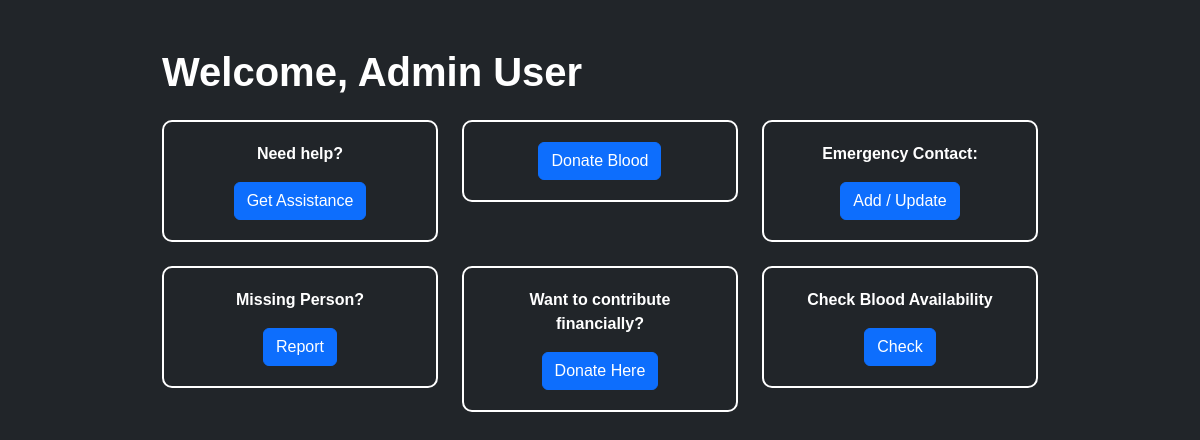
The page /dashboard (signed in) on the database as committed earlier.
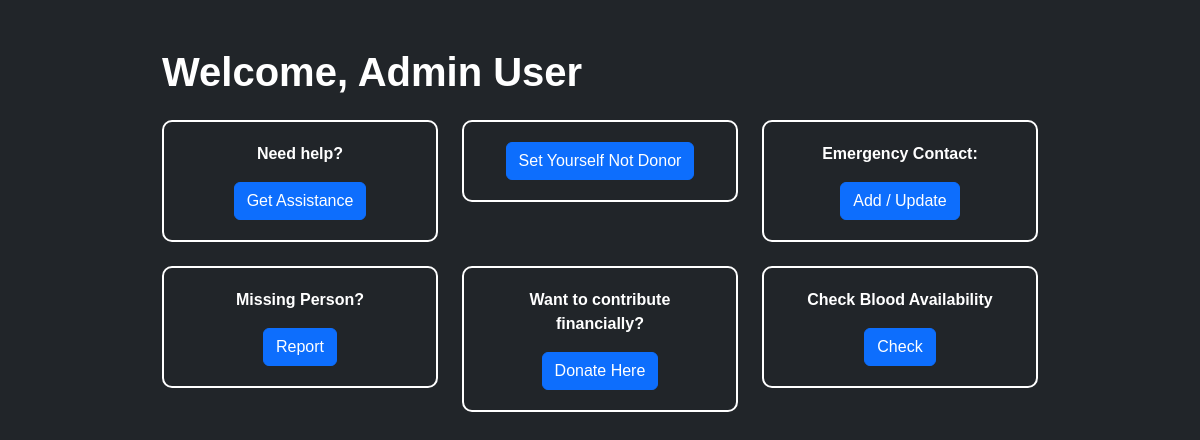
The same page on the database as committed later.
### models/user.py (models this page shows, shortened)
class User(db.Model):
    __tablename__ = 'users'
    id = db.Column(db.Integer, primary_key=True, autoincrement=True)
    username = db.Column(db.String(50), unique=True, nullable=False)
    name = db.Column(db.String(100), nullable=False)
    nid = db.Column(db.String(20), nullable=False)
    date_of_birth = db.Column(db.String(10), nullable=False)
    email = db.Column(db.String(100), unique=True, nullable=False)
    address = db.Column(db.String(200), nullable=False)
    password = db.Column(db.String(100), nullable=False)
    contact = db.Column(db.String(20), nullable=False)
    blood_type = db.Column(db.String(3), nullable=False)
    role = db.Column(db.String(20), default='user', nullable=False)
    blood_donation = db.Column(db.String(6))
    def getInfo(self):
        return {
            'username': self.username,
            'name': self.name,
            'nid': self.nid,
            'date_of_birth': self.date_of_birth,
            'email': self.email,
            'address': self.address,
            'contact': self.contact,
            'blood_type': self.blood_type,
            'blood_donation': self.blood_donation
        }
    @staticmethod
    def getUser(id):
        return User.query.filter_by(id=id).first()

### app.py (the view)
@app.route('/dashboard')
def dashboard():
    if 'user' in session:
        user = User.getUser(session['user'])
        info = user.getInfo()
        return render_template('dash.html', user = user, info=info)
    return redirect(url_for('login'))

### templates/dash.html (shortened to what this page needs)
<!DOCTYPE html>
<html lang="en" data-bs-theme="dark">
<head>
    <link href="https://cdn.jsdelivr.net/npm/bootstrap@5.3.0/dist/css/bootstrap.min.css" rel="stylesheet">
</head>
<body>
    <div class="container container-custom my-5">
        <h1 class="mb-4">Welcome, {{ info['name'] }}</h1>
        <div class="row g-4">
            <div class="col-md-4">
                <div class="box">
                    <p>Need help?</p>
                    <a href="/getassistance" class="btn btn-primary">Get Assistance</a>
                </div>
            </div>
            <div class="col-md-4">
                <div class="box">
                    {% if info["blood_donation"] == "True" %}
                        <a href="/donateblood" class= "btn btn-primary">Set Yourself Not Donor</a>
                    {% else %}
                        <a href="/donateblood" class= "btn btn-primary">Donate Blood</a>
                    {% endif %}
                </div>
            </div>
            <div class="col-md-4">
                <div class="box">
                    <p>Emergency Contact:</p>
                    <a href="/emergencycontact" class="btn btn-primary">Add / Update</a>
                </div>
            </div>
            <div class="col-md-4">
                <div class="box">
                    <p>Missing Person?</p>
                    <a href="/report" class="btn btn-primary">Report</a>
                </div>
            </div>
            <div class="col-md-4">
                <div class="box">
                    <p>Want to contribute financially?</p>
                    <a href="/makedonation" class="btn btn-primary">Donate Here</a>
                </div>
            </div>
            <div class="col-md-4">
                <div class="box">
                    <p>Check Blood Availability</p>
                    <a href="/bloodavailability" class="btn btn-primary">Check</a>
                </div>
            </div>
        </div>
    </div>
</body>
</html>

### templates/dash.html (style rules this page uses)
body { font-family: "Comic Sans MS", cursive, sans-serif; color: #fff; }
.box { border: 2px solid #fff; padding: 20px; border-radius: 10px; text-align: center; font-weight: bold; }
.container-custom { max-width: 900px; }
h1 { font-weight: bold; }

Rows that differ between the two databases and show on the page:
changed User "Admin User": blood_donation "False" → "True" (drawn)
Other text that changed with them:
text no longer shown: "Donate Blood"
text now shown: "Set Yourself Not Donor"
